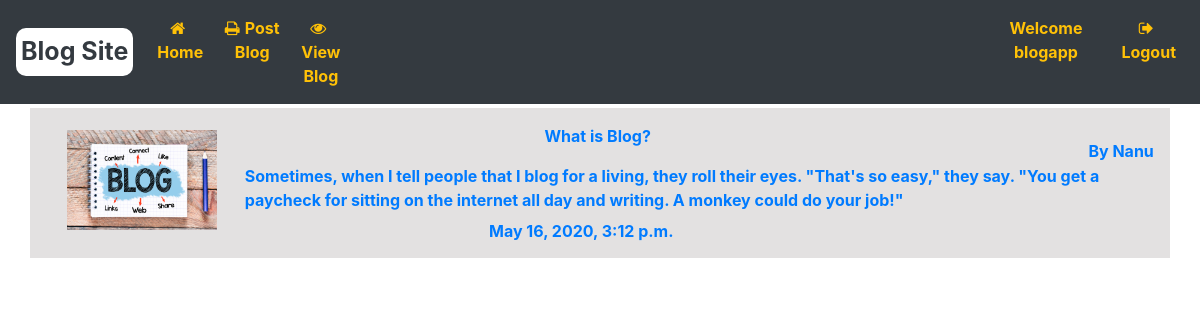
/View_Post/ (signed in), run on the app's committed database.
### Blog_App/models.py (models this page shows)
class Post_blog_form(models.Model):
    Title = models.CharField(max_length=200)
    Description = models.TextField()
    Pic = models.FileField(upload_to='images/')
    Author = models.CharField(max_length=50)
    Date_time = models.DateTimeField(default=datetime.now)

### Blog_App/views.py (the view)
# urls.py: path('View_Post/',views.ViewPostBlog),
def ViewPostBlog(request):
    blog_list=Post_blog_form.objects.all().order_by('-Date_time')
    print(blog_list)
    blog_dict={'Blog':blog_list}
    return render(request,'Blog_App/View_Post_Blog.html',context=blog_dict)

### templates/Blog_App/View_Post_Blog.html (shortened to what this page needs)
{% extends 'Blog_App/base.html' %}
{% load static %}
{% block parentblock %}
<body>
<h1>Welcome To View Blogs</h1>
{% if Blog %}
  {% for blog in Blog %}
    <div class="container">
        <p><a href="/Detail_View/{{blog.id}}"><img src="{{blog.Pic.url}}" height="100px" width="150px" alt="Blog Image"></p>
        <p id="ab"><a href="/Detail_View/{{blog.id}}">{{blog.Title}}</a></p>
        <p id="b"><a href="/Detail_View/{{blog.id}}">{{blog.Description}}</p>
        <p id="c">By {{blog.Author}}</p>
        <p id="d">{{blog.Date_time}}</p>
        </div>
      {%endfor%}
    {%else%}
    <h2>No Data Found</h2>
    {%endif%}
  </body>
{%endblock%}

### templates/Blog_App/base.html (shortened to what this page needs)
{% load static %}
<!DOCTYPE html>
<html lang="en" dir="ltr">
  <head>
  <link rel="stylesheet" href="https://maxcdn.bootstrapcdn.com/bootstrap/4.4.1/css/bootstrap.min.css">
  <link href="https://stackpath.bootstrapcdn.com/font-awesome/4.7.0/css/font-awesome.min.css" rel="stylesheet">
</head>
    <nav class="navbar fixed-top navbar-expand-md bg-dark navbar-dark">
  <a class="navbar-brand text-dark a" href="#">Blog Site</a>
  <div class="collapse navbar-collapse text-center" id="collapsibleNavbar">
    <ul class="navbar-nav ml-auto">
      {% if request.user.is_authenticated is True %}
      <li class="nav-item">
        <a class="nav-link text-warning " href="/"><i class="fa fa-home" aria-hidden="true"></i>Home</a>
      </li>
      <li class="nav-item">
        <a class="nav-link text-warning" href="/Post_blog_frm"><i class="fa fa-print" aria-hidden="true"></i>Post Blog</a>
      </li>
      <li class="nav-item">
        <a class="nav-link text-warning bwel" href="/View_Post"><i class="fa fa-eye" aria-hidden="true"></i>View Blog</a>
      </li>
      <li class="nav-item">
        <a class="nav-link text-warning use" href="/">Welcome <span>{{user}}</span></a>
      </li>
      <li class="nav-item">
        <a class="nav-link text-warning " href="/accounts/logout"><i class="fa fa-sign-out" aria-hidden="true"></i>Logout</a>
      </li>
      {%endif%}
    </ul>
  </div>
</nav>
{% block parentblock %}
{% endblock %}
</html>

### templates/Blog_App/base.html (style rules this page uses)
.a { padding:5px; display: block; font-weight: bold; font-size: 25px; border-radius: 10px; background: white; }
a { font-weight: bold; }
i { margin-right:5px; }
.nav-link { transition: 1s; }
.bwel { margin-right: 640px; }
.use { margin-right: 10px; }

### templates/Blog_App/View_Post_Blog.html (style rules this page uses)
.container { margin-top:5%; background:rgba(185, 181, 181,.4); height:150px; }
img { margin-left:2%; margin-top:2%; }
#ab { margin-top:-11%; margin-left:45%; }
#b { margin-left: 18%; margin-top:1%; }
#c { margin-left: 94%; margin-top:-8%; }
#d { margin-top:5%; margin-left: 40%; }

### data on the page
Post_blog_form: Pic (picture), Title "What is Blog?", Description "Sometimes, when I tell people that I blog for a living, they roll their eyes. \"That's so easy,\" they say. \"You get a paycheck for sitting on the internet all day and writing. A monkey could do your job!\"", Author "Nanu", Date_time "May 16, 2020, 3:12 p.m."

### other printed values
{{ user }} "blogapp"
